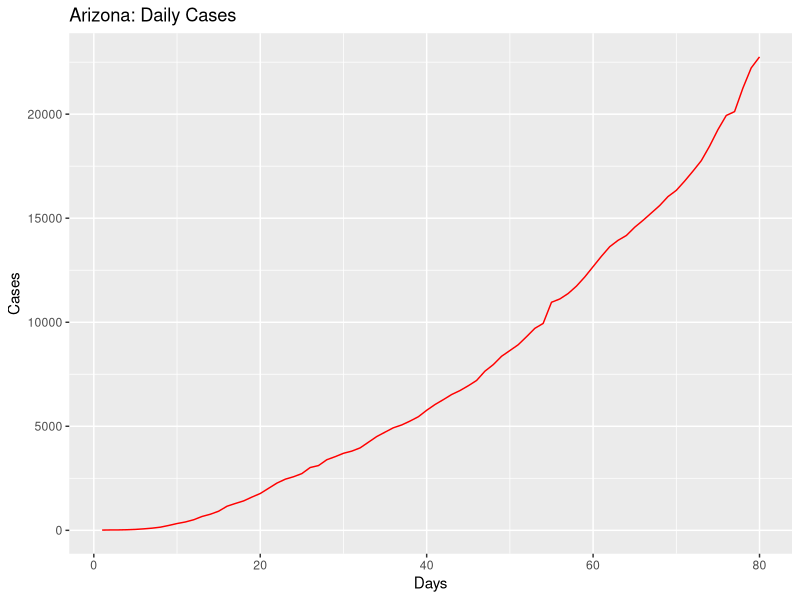
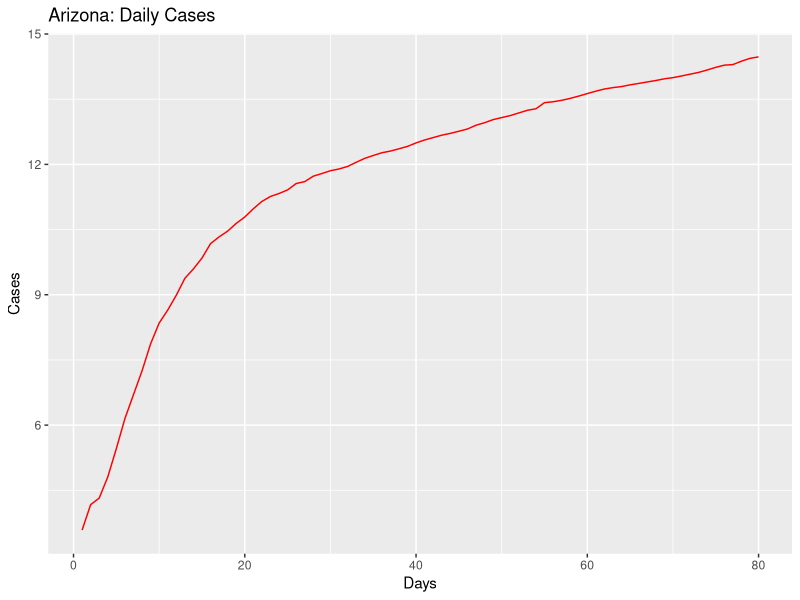
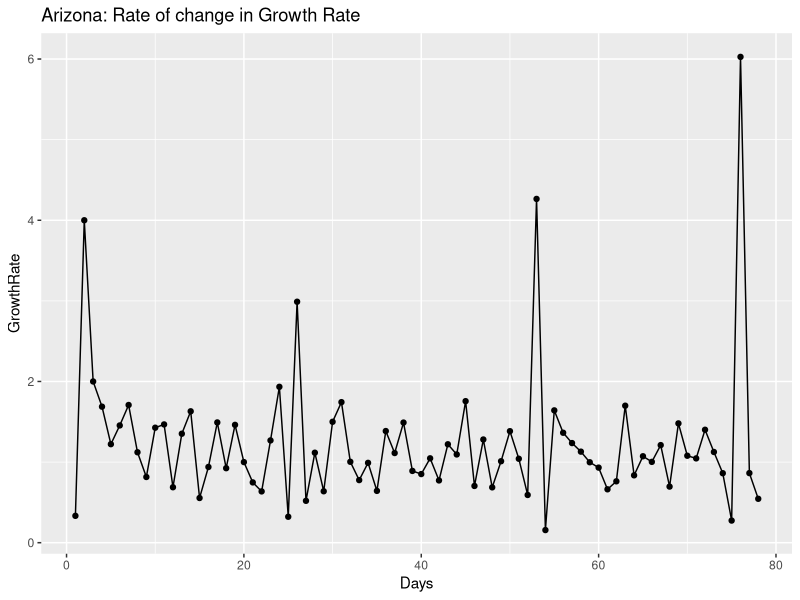
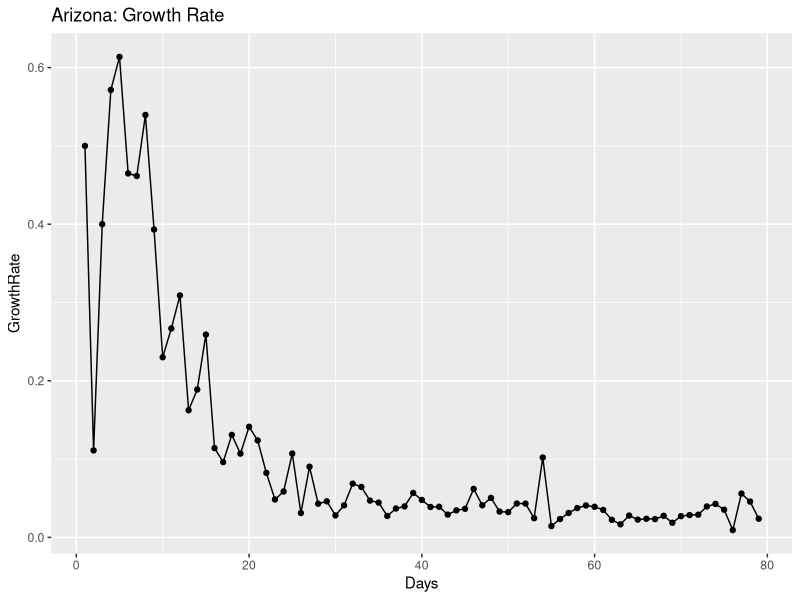
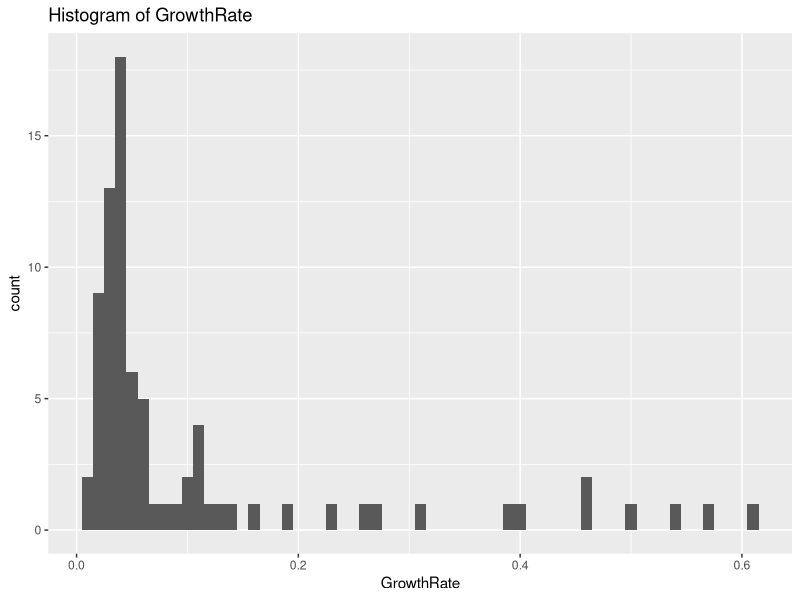
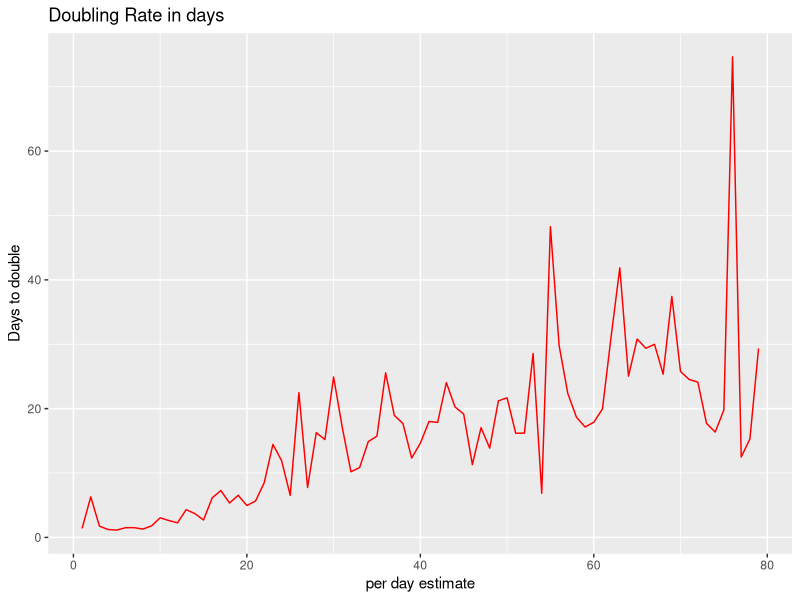
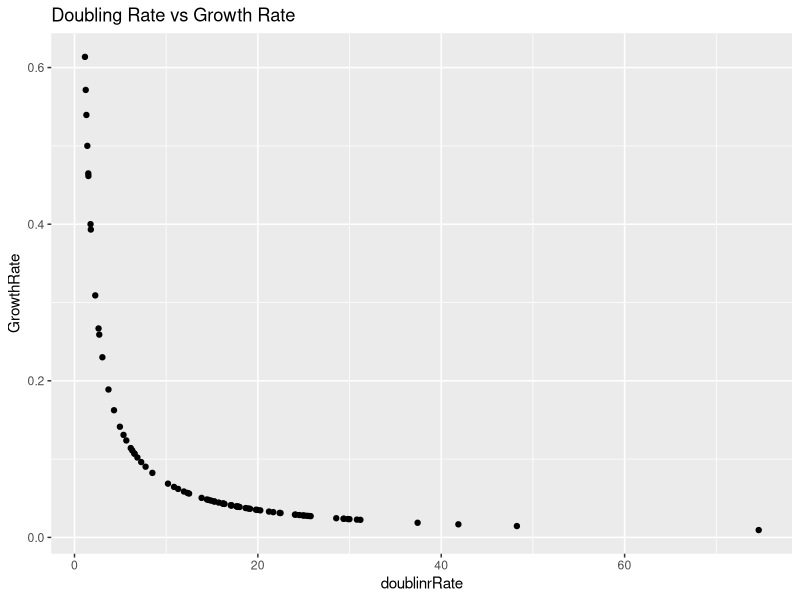
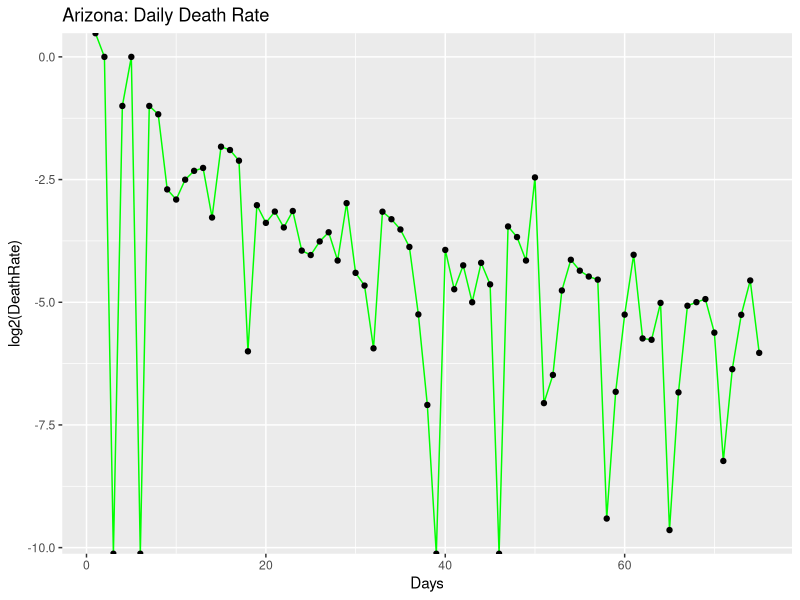

Source code (R) for these figures, in order:
## ---- chunk 1
knitr::opts_chunk$set(echo = TRUE)
## ---- chunk 2
library(ggplot2)
library(gridExtra)
library(dplyr)

coronaGrowth <- function(absoluteNumbers){
  growthfactor <- NULL
  absgrowth <- NULL
  for(i in 1:length(absoluteNumbers))
  {
    #print((absoluteNumbers[i]-absoluteNumbers[i+1]/absoluteNumbers[i+1])/absoluteNumbers[i+1])
    growthfactor[i] <- ((absoluteNumbers[i]-absoluteNumbers[i+1]))/(absoluteNumbers[i+1]-absoluteNumbers[i+2])  
    #growthfactor[i] <- ((absoluteNumbers[i]-absoluteNumbers[i+1]))/(absolutenumbers[i])
  }
  
  return (rev(growthfactor))
}

DailyGrowthRate <- function(absoluteNumbers)
{
  growthfactor <- NULL
  absgrowth <- NULL
  for(i in 1:length(absoluteNumbers))
  {
    #print((absoluteNumbers[i]-absoluteNumbers[i+1]/absoluteNumbers[i+1])/absoluteNumbers[i+1])
    growthfactor[i] <- ((absoluteNumbers[i]/absoluteNumbers[i+1]))-1 
    #growthfactor[i] <- ((absoluteNumbers[i]-absoluteNumbers[i+1]))/(absolutenumbers[i])
  }
  
  return (rev(growthfactor))  
}

DoublingRate <- function(absoluteNumbers)
{
  doublingrRate <- NULL
  cumsum <- NULL
  for(i in 1:length(absoluteNumbers))
  {
    
    doublingrRate[i] <- (70/(absoluteNumbers[i]*100))
    
  }
  return ((doublingrRate))  
}

#Calculate the mean and median growth rate:
MeanMediangrowthrate <- function(dataTrend1)
{
  MeanGRTrend <- NULL
  MedianGRTrend <- NULL
  
  for(i in 1:length(dataTrend1$GrowthRate))
  {
    MedianGRTrend[i] <- median(dataTrend1[1:i,"GrowthRate"])
    MeanGRTrend[i] <- mean(dataTrend1[1:i,"GrowthRate"])
  }
  
  dataTrend1$MedianGRT = MedianGRTrend
  dataTrend1$MeanGRT = MeanGRTrend
  
  return(dataTrend1)

}

#Calculate ratio of newdeaths/newcases
newDeathstonewCases <- function(absolutenumbers,totaldeaths)
{
  newCases <- NULL
  newDeaths <- NULL
  for(i in 1:length(absolutenumbers))
  {
    if(i == length(absolutenumbers))
    {
      print("reached the end")
    }else{
     newDeaths[i] = (totaldeaths[i]-totaldeaths[i+1])
     newCases[i] = (absolutenumbers[i]-absolutenumbers[i+1]) 
    }
  }
  

  days <- seq(2:length(absolutenumbers))
 return(data.frame( newDeaths = rev(newDeaths),newCases = rev(newCases),Days = days))
 
}

#Calculate ratio of deaths to totalCases
totalDeathstoCases <- function(absolutenumbers,totaldeaths)
{
  ratio <- NULL
  for(i in 1:length(absolutenumbers))
  {

     ratio[i] = (totaldeaths[i])/(absolutenumbers[i]) 
  }
  
  return(rev(ratio))
}
## ---- chunk 3
#Arizona

absolutenumbers <- c(22753,22223,21250,20123,19936,19255,18465,17763,17262,16783,16339,16039,15608,15252,14897,14566,14170,13937,13631,13169,12673,12176,11736,11380,11119,10960,9945,9707,9305,8919,8640,8364,7962,7648,7202,6948,6716,6526,6280,6045,5769,5459,5251,5064,4929,4719,4507,4234,3962,3806,3702,3539,3393,3112,3018,2726,2575,2456,2269,2019,1769,1598,1413,1289,1157,919,773,665,508,401,326,234,152,104,71,44,28,20,18,12)

totaldeaths <- c(996,981,941,917,906,903,885,857,831,807,800,799,775,761,747,704,686,680,679,651,623,594,562,542,536,532,450,426,395,362,362,348,330,320,304,293,275,275,273,266,249,229,208,187,184,177,169,150,142,131,122,115,108,97,89,80,73,65,64,52,41,32,29,24,20,17,15,13,9,6,6,3,2,2,1,0,0,0,0,0)

#America
#absolutenumbers <- c(101.7*1000,83.8*1000,65.8*1000,53.7*1000,43.8*1000,33.3*1000,25*1000,19*1000,13.7*1000,7.8*1000,6.4*1000,4.6*1000,3.5*1000,2.7*1000)
## ---- chunk 4
growthrate <- na.exclude(coronaGrowth(absolutenumbers))
days <- seq(1:length(growthrate))
dataTrend <- data.frame(GrowthRate = growthrate,Days = days)
print(dataTrend)
p1 <- ggplot(data=dataTrend, aes(x=Days, y=GrowthRate, group=1)) +ggtitle("Arizona: Rate of change in Growth Rate")+
  geom_line()+
  geom_point()

print(dataTrend)
#print(dataTrend1)




growthrate1 <- na.exclude(DailyGrowthRate(absolutenumbers))
doublingrate1 <- na.exclude(DoublingRate(growthrate1))
days1 <- seq(1:length(growthrate1))
dataTrend1 <- data.frame(GrowthRate = growthrate1,Days = days1,doublinrRate = doublingrate1)
print(dataTrend1)
multiplier <- tail(dataTrend1, n = 1)
pred_val <- (head(absolutenumbers, n = 1)*multiplier[,"GrowthRate"])+head(absolutenumbers, n = 1)

p2 <- ggplot(data=dataTrend1, aes(x=Days, y=GrowthRate, group=1)) +ggtitle("Arizona: Growth Rate")+
  geom_line()+
  geom_point()

days <- seq(1:length(absolutenumbers))
growthrate <- append(growthrate, c(1,1),after = 0)
dataOriginal <- data.frame(Cases = rev(absolutenumbers), Days = days)
p3<- ggplot() +geom_line(data=dataOriginal, aes(x=Days, y=Cases,),color = "Red")+labs(title="Arizona: Daily Cases", y="Cases", x="Days")

p3_log<- ggplot() +geom_line(data=dataOriginal, aes(x=Days, y=log2(Cases)),color = "Red")+labs(title="Arizona: Daily Cases", y="Cases", x="Days")+
  #geom_line(data=dataOriginal, aes(x=Days+1, y=Prediction),color = "Blue")
  geom_point()



# Analyze growth rate to get interval of values
summary(dataTrend1$GrowthRate)
dataTrend1%>%select("GrowthRate")%>%summarise(meanGR = mean(GrowthRate), medianGR = median(GrowthRate), sdGR = sd(GrowthRate))
p4 <- ggplot(data = dataTrend1, aes(x = GrowthRate))+ggtitle("Histogram of GrowthRate")+geom_histogram(binwidth = 0.01)


#Analyze the doubling rate
p5<- ggplot() +geom_line(data=dataTrend1, aes(x=Days, y=doublinrRate),color = "Red")+labs(title="Doubling Rate in days", y="Days to double", x ="per day estimate")+
  #geom_line(data=dataOriginal, aes(x=Days+1, y=Prediction),color = "Blue")
  geom_point()

#Scatter plor of Growthrate versus Doubling Rate
p6 <- ggplot()+geom_point(data = dataTrend1, aes(x = doublinrRate, y = GrowthRate))+labs(title = "Doubling Rate vs Growth Rate")

dataTrend1 <- MeanMediangrowthrate(dataTrend1 = dataTrend1)

#Median growth rate trend 
#Median growth rate trend 
p7 <- ggplot()+geom_line(data = dataTrend1, aes(x = Days, y = MedianGRT),color = "Blue")+labs(title = "Arizona Median(BLUE)VsMean(RED) Growth Rate")+geom_line(data=dataTrend1, aes(x=Days , y=MeanGRT),color = "Red")


deathrate1 <- na.exclude(DailyGrowthRate(totaldeaths))
doublingdeathrate1 <- na.exclude(DoublingRate(deathrate1))
days1 <- seq(1:length(deathrate1))
dataDeathTrend1 <- data.frame(DeathRate = deathrate1,Days = days1,doublinrRate = doublingdeathrate1)
#print(dataDeathTrend1)
#multiplier <- tail(totaldeaths, n = 1)
#pred_val <- (head(dataDeathTrend1, n = 1)*multiplier[,"DeathRate"])+head(dataDeathTrend1, n = 1)

p8 <- ggplot(data=dataDeathTrend1, aes(x=Days, y=log2(DeathRate), group=1)) +ggtitle("Arizona: Daily Death Rate")+
  geom_line(color = "Green")+
  geom_point()


rationewdeathtocases <- newDeathstonewCases(absolutenumbers,totaldeaths)

p9 <- ggplot(data=rationewdeathtocases, aes(x=Days, y=log2(newCases), group=1)) +ggtitle("Arizona:newCases(Orange)")+
  geom_line(color = "Orange")+geom_point()

totaldeathstocases <- totalDeathstoCases(absolutenumbers,totaldeaths)
days <- seq(1:length(absolutenumbers))
datatotaldeathstocasesTrend <- data.frame(ratio = totaldeathstocases,Days = days)
#Scatter plot of totalcases to totaldeaths
p10 <- ggplot(data=datatotaldeathstocasesTrend, aes(x=Days, y=ratio, group=1)) +ggtitle("Arizona: TotalDeaths/TotalCases")+
  geom_line(color = "Yellow")+
  geom_point()

#Confidence Interval for mean population GrowthRate:
meanGR = mean(dataTrend1$GrowthRate)
sdGR = sd(dataTrend1$GrowthRate)

uppperlimitGR= meanGR+sdGR
lowerlimitGR = meanGR-sdGR

#Predictions based on: Current Growth Rate, MeanGrowth Rate, Upper GrowthRate, Lower GrowthRate
pred_val_Current <- (head(absolutenumbers, n = 1)*multiplier[,"GrowthRate"])+head(absolutenumbers, n = 1)
pred_val_MeanGR <- (head(absolutenumbers, n = 1)*meanGR)+head(absolutenumbers, n = 1)
pred_val_upperGR <- (head(absolutenumbers, n = 1)*uppperlimitGR)+head(absolutenumbers, n = 1)
pred_val_lowerGR <- (head(absolutenumbers, n = 1)*lowerlimitGR)+head(absolutenumbers, n = 1)

print("Current GR:")
print(multiplier[,"GrowthRate"])
print(pred_val_Current)

print("Mean GR:")
print(meanGR)
print(pred_val_MeanGR)

print("Upperlimit GR:")
print(uppperlimitGR)
print(pred_val_upperGR)

print("Lowerlimit GR:")
print(lowerlimitGR)
print(pred_val_lowerGR)

#Doubling rate:-
DRCurrent <- round(70/(meanGR*100),digits = 0)
DRMedian <- round(70/(median(dataTrend1$GrowthRate)*100),digits = 0)
latestDRCurrent <- round(tail(dataTrend1$doublinrRate,n=1),digits = 0)

## ---- chunk 5
#grid.arrange(p3,p3_log,p1,p2,p4,p5,p6,nrow = 4, ncol = 2)
print(p3)
print(p3_log)
print(p1)
print(p2)
print(p4)
print(p5)
print(p6)
print(p8)
print(p9)
print(p10)
print(p7)
## ---- chunk 6
library(ggplot2)
library(gridExtra)
library(dplyr)

coronaGrowth <- function(absoluteNumbers){
  growthfactor <- NULL
  absgrowth <- NULL
  for(i in 1:length(absoluteNumbers))
  {
    #print((absoluteNumbers[i]-absoluteNumbers[i+1]/absoluteNumbers[i+1])/absoluteNumbers[i+1])
    growthfactor[i] <- ((absoluteNumbers[i]-absoluteNumbers[i+1]))/(absoluteNumbers[i+1]-absoluteNumbers[i+2])  
    #growthfactor[i] <- ((absoluteNumbers[i]-absoluteNumbers[i+1]))/(absolutenumbers[i])
  }
  
  return (rev(growthfactor))
}

DailyGrowthRate <- function(absoluteNumbers)
{
  growthfactor <- NULL
  absgrowth <- NULL
  for(i in 1:length(absoluteNumbers))
  {
    #print((absoluteNumbers[i]-absoluteNumbers[i+1]/absoluteNumbers[i+1])/absoluteNumbers[i+1])
    growthfactor[i] <- ((absoluteNumbers[i]/absoluteNumbers[i+1]))-1 
    #growthfactor[i] <- ((absoluteNumbers[i]-absoluteNumbers[i+1]))/(absolutenumbers[i])
  }
  
  return (rev(growthfactor))  
}

DoublingRate <- function(absoluteNumbers)
{
  doublingrRate <- NULL
  cumsum <- NULL
  for(i in 1:length(absoluteNumbers))
  {
    
    doublingrRate[i] <- (70/(absoluteNumbers[i]*100))
    
  }
  return ((doublingrRate))  
}

#Calculate the mean and median growth rate:
MeanMediangrowthrate <- function(dataTrend1)
{
  MeanGRTrend <- NULL
  MedianGRTrend <- NULL
  
  for(i in 1:length(dataTrend1$GrowthRate))
  {
    MedianGRTrend[i] <- median(dataTrend1[1:i,"GrowthRate"])
    MeanGRTrend[i] <- mean(dataTrend1[1:i,"GrowthRate"])
  }
  
  dataTrend1$MedianGRT = MedianGRTrend
  dataTrend1$MeanGRT = MeanGRTrend
  
  return(dataTrend1)

}

# #Calculate ratio of newdeaths/newcases
# newDeathstonewCases <- function(absolutenumbers,totaldeaths)
# {
#   ratio <- NULL
#   for(i in 1:length(absolutenumbers))
#   {
#     if(i == length(absolutenumbers))
#     {
#       print("reached the end")
#     }else{
#      ratio[i] = (totaldeaths[i]-totaldeaths[i+1])/(absolutenumbers[i]-absolutenumbers[i+1]) 
#     }
#   }
#   
#   return(rev(ratio))
# }

#Calculate ratio of newdeaths/newcases
newDeathstonewCases <- function(absolutenumbers,totaldeaths)
{
  newCases <- NULL
  newDeaths <- NULL
  for(i in 1:length(absolutenumbers))
  {
    if(i == length(absolutenumbers))
    {
      print("reached the end")
    }else{
     newDeaths[i] = (totaldeaths[i]-totaldeaths[i+1])
     newCases[i] = (absolutenumbers[i]-absolutenumbers[i+1]) 
    }
  }
  

  days <- seq(2:length(absolutenumbers))
 return(data.frame( newDeaths = rev(newDeaths),newCases = rev(newCases),Days = days))
 
}

#Calculate ratio of deaths to totalCases
totalDeathstoCases <- function(absolutenumbers,totaldeaths)
{
  ratio <- NULL
  for(i in 1:length(absolutenumbers))
  {

     ratio[i] = (totaldeaths[i])/(absolutenumbers[i]) 
  }
  
  return(rev(ratio))
}

## ---- chunk 7
#Arizona
#absolutenumbers <- c(773,665,508,401,326,234,152,104,71,44,28,20,18,12)

#America

absolutenumbers <- c(1924051,1901783,1881205,1859323,1837170,1816820,1793530,1768461,1745803,1725275,1686436,1666828,1645094,1618908,1592723,1570583,1550294,1527664,1507773,1484285,1451666,1419048,1406797,1376317,1367638,1347309,1321785,1277606,1252584,1237633,1201188,1188122,1160774,1131030,1094464,1048834,1035765,1002963,975.798*1000,945.249*1000,903.775*1000,876.156*1000,831.086*1000,804.759*1000,792.913*1000,762.896*1000,726.856*1000,686.431*1000,654.343*1000,622.412*1000,591.285*1000,573.138*1000,545.934*1000,521.623*1000,489.646*1000,454.615*1000,418.451*1000,386.571*1000,355.834*1000,327.871*1000,300.432*1000,265.506*1000,235.281*1000,205.035*1000,176.518*1000,145.369*1000,133.094*1000,123.578*1000,101.7*1000,83.8*1000,65.8*1000,53.7*1000,43.8*1000,33.3*1000,25*1000,19*1000,13.7*1000,7.8*1000,6.4*1000,4.6*1000,3.5*1000,2.7*1000)

totaldeaths <- c(110173,109142,108059,106925,106195,105557,104542,103330,102107,100572,99300,98683,97647,96292,94936,93533,91981,90978,90113,88507,86395,84243,83284,81157,80787,80037,78615,76052,73797,72271,69142,68598,67444,65753,63287,60495,59266,56387,54941,53243,50988,49648,46249,43995,42517,40495,38200,35578,33490,27549,24618,22930,21474,20057,18325,16691,14791,12851,10880,9622,8457,7127,6081,5107,4057,3143,2585,2222,1697,1296,1028,781,556,414,301,255,206,150,110,87,69,57,48,41,38,30,26,22,19,15,12,11,9,6,1,1)




## ---- chunk 8
growthrate <- na.exclude(coronaGrowth(absolutenumbers))
days <- seq(1:length(growthrate))
dataTrend <- data.frame(GrowthRate = growthrate,Days = days)
print(dataTrend)
p1 <- ggplot(data=dataTrend, aes(x=Days, y=GrowthRate, group=1)) +ggtitle("US: Rate of change in Growth Rate")+
  geom_line()+
  geom_point()

print(dataTrend)
#print(dataTrend1)




growthrate1 <- na.exclude(DailyGrowthRate(absolutenumbers))
doublingrate1 <- na.exclude(DoublingRate(growthrate1))
days1 <- seq(1:length(growthrate1))
dataTrend1 <- data.frame(GrowthRate = growthrate1,Days = days1,doublinrRate = doublingrate1)
print(dataTrend1)
multiplier <- tail(dataTrend1, n = 1)
pred_val <- (head(absolutenumbers, n = 1)*multiplier[,"GrowthRate"])+head(absolutenumbers, n = 1)

p2 <- ggplot(data=dataTrend1, aes(x=Days, y=GrowthRate, group=1)) +ggtitle("US: Growth Rate")+
  geom_line()+
  geom_point()

days <- seq(1:length(absolutenumbers))
growthrate <- append(growthrate, c(1,1),after = 0)
dataOriginal <- data.frame(Cases = rev(absolutenumbers), Days = days)
p3<- ggplot() +geom_line(data=dataOriginal, aes(x=Days, y=Cases,),color = "Red")+labs(title="US: Daily Cases", y="Cases", x="Days")

p3_log<- ggplot() +geom_line(data=dataOriginal, aes(x=Days, y=log2(Cases)),color = "Red")+labs(title="US: Daily Cases", y="Cases", x="Days")+
  #geom_line(data=dataOriginal, aes(x=Days+1, y=Prediction),color = "Blue")
  geom_point()



# Analyze growth rate to get interval of values
summary(dataTrend1$GrowthRate)
dataTrend1%>%select("GrowthRate")%>%summarise(meanGR = mean(GrowthRate), medianGR = median(GrowthRate), sdGR = sd(GrowthRate))
p4 <- ggplot(data = dataTrend1, aes(x = GrowthRate))+ggtitle("Histogram of GrowthRate")+geom_histogram(binwidth = 0.01)


#Analyze the doubling rate
p5<- ggplot() +geom_line(data=dataTrend1, aes(x=Days, y=doublinrRate),color = "Red")+labs(title="Doubling Rate in days", y="Days to double", x ="per day estimate")+
  #geom_line(data=dataOriginal, aes(x=Days+1, y=Prediction),color = "Blue")
  geom_point()

#Scatter plor of Growthrate versus Doubling Rate
p6 <- ggplot()+geom_point(data = dataTrend1, aes(x = doublinrRate, y = GrowthRate))+labs(title = "Doubling Rate vs Growth Rate")

dataTrend1 <- MeanMediangrowthrate(dataTrend1 = dataTrend1)


#Median growth rate trend 
#Median growth rate trend 
p7 <- ggplot()+geom_line(data = dataTrend1, aes(x = Days, y = MedianGRT),color = "Blue")+labs(title = "US Median(BLUE)VsMean(RED) Growth Rate")+geom_line(data=dataTrend1, aes(x=Days , y=MeanGRT),color = "Red")

deathrate1 <- na.exclude(DailyGrowthRate(totaldeaths))
doublingdeathrate1 <- na.exclude(DoublingRate(deathrate1))
days1 <- seq(1:length(deathrate1))
dataDeathTrend1 <- data.frame(DeathRate = deathrate1,Days = days1,doublinrRate = doublingdeathrate1)
#print(dataDeathTrend1)
#multiplier <- tail(totaldeaths, n = 1)
#pred_val <- (head(dataDeathTrend1, n = 1)*multiplier[,"DeathRate"])+head(dataDeathTrend1, n = 1)

p8 <- ggplot(data=dataDeathTrend1, aes(x=Days, y=log2(DeathRate), group=1)) +ggtitle("US: Daily Death Rate")+
  geom_line(color = "Green")+
  geom_point()

rationewdeathtocases <- newDeathstonewCases(absolutenumbers,totaldeaths)

p9 <- ggplot(data=rationewdeathtocases, aes(x=Days, y=log2(newCases), group=1)) +ggtitle("US:newCases(Orange)")+
  geom_line(color = "Orange")+geom_point()
totaldeathstocases <- totalDeathstoCases(absolutenumbers,totaldeaths)
days <- seq(1:length(absolutenumbers))
datatotaldeathstocasesTrend <- data.frame(ratio = totaldeathstocases,Days = days)
#Scatter plot of totalcases to totaldeaths
p10 <- ggplot(data=datatotaldeathstocasesTrend, aes(x=Days, y=ratio, group=1)) +ggtitle("US: TotalDeaths/TotalCases")+
  geom_line(color = "Yellow")+
  geom_point()
#Confidence Interval for mean population GrowthRate:
meanGR = mean(dataTrend1$GrowthRate)
sdGR = sd(dataTrend1$GrowthRate)

uppperlimitGR= meanGR+sdGR
lowerlimitGR = meanGR-sdGR

#Predictions based on: Current Growth Rate, MeanGrowth Rate, Upper GrowthRate, Lower GrowthRate
pred_val_Current <- (head(absolutenumbers, n = 1)*multiplier[,"GrowthRate"])+head(absolutenumbers, n = 1)
pred_val_MeanGR <- (head(absolutenumbers, n = 1)*meanGR)+head(absolutenumbers, n = 1)
pred_val_upperGR <- (head(absolutenumbers, n = 1)*uppperlimitGR)+head(absolutenumbers, n = 1)
pred_val_lowerGR <- (head(absolutenumbers, n = 1)*lowerlimitGR)+head(absolutenumbers, n = 1)

print("Current GR:")
print(multiplier[,"GrowthRate"])
print(pred_val_Current)

print("Mean GR:")
print(meanGR)
print(pred_val_MeanGR)

print("Upperlimit GR:")
print(uppperlimitGR)
print(pred_val_upperGR)

print("Lowerlimit GR:")
print(lowerlimitGR)
print(pred_val_lowerGR)

#Doubling rate:-
DRCurrent <- round(70/(meanGR*100),digits = 0)
DRMedian <- round(70/(median(dataTrend1$GrowthRate)*100),digits = 0)
latestDRCurrent <- round(tail(dataTrend1$doublinrRate,n=1),digits = 0)

## ---- chunk 9
#grid.arrange(p3,p3_log,p1,p2,p4,p5,p6,nrow = 4, ncol = 2)
print(p3)
print(p3_log)
print(p1)
print(p2)
print(p4)
print(p5)
print(p6)
print(p8)
print(p9)
print(p10)
print(p7)
## ---- chunk 10
library(ggplot2)
library(gridExtra)
library(dplyr)

coronaGrowth <- function(absoluteNumbers){
  growthfactor <- NULL
  absgrowth <- NULL
  for(i in 1:length(absoluteNumbers))
  {
    #print((absoluteNumbers[i]-absoluteNumbers[i+1]/absoluteNumbers[i+1])/absoluteNumbers[i+1])
    growthfactor[i] <- ((absoluteNumbers[i]-absoluteNumbers[i+1]))/(absoluteNumbers[i+1]-absoluteNumbers[i+2])  
    #growthfactor[i] <- ((absoluteNumbers[i]-absoluteNumbers[i+1]))/(absolutenumbers[i])
  }
  
  return (rev(growthfactor))
}

DailyGrowthRate <- function(absoluteNumbers)
{
  growthfactor <- NULL
  absgrowth <- NULL
  for(i in 1:length(absoluteNumbers))
  {
    #print((absoluteNumbers[i]-absoluteNumbers[i+1]/absoluteNumbers[i+1])/absoluteNumbers[i+1])
    growthfactor[i] <- ((absoluteNumbers[i]/absoluteNumbers[i+1]))-1 
    #growthfactor[i] <- ((absoluteNumbers[i]-absoluteNumbers[i+1]))/(absolutenumbers[i])
  }
  
  return (rev(growthfactor))  
}

DoublingRate <- function(absoluteNumbers)
{
  doublingrRate <- NULL
  cumsum <- NULL
  for(i in 1:length(absoluteNumbers))
  {
    
    doublingrRate[i] <- (70/(absoluteNumbers[i]*100))
    
  }
  return ((doublingrRate))  
}

#Calculate the mean and median growth rate:
MeanMediangrowthrate <- function(dataTrend1)
{
  MeanGRTrend <- NULL
  MedianGRTrend <- NULL
  
  for(i in 1:length(dataTrend1$GrowthRate))
  {
    MedianGRTrend[i] <- median(dataTrend1[1:i,"GrowthRate"])
    MeanGRTrend[i] <- mean(dataTrend1[1:i,"GrowthRate"])
  }
  
  dataTrend1$MedianGRT = MedianGRTrend
  dataTrend1$MeanGRT = MeanGRTrend
  
  return(dataTrend1)

}

#Calculate ratio of newdeaths/newcases
# newDeathstonewCases <- function(absolutenumbers,totaldeaths)
# {
#   ratio <- NULL
#   for(i in 1:length(absolutenumbers))
#   {
#     if(i == length(absolutenumbers))
#     {
#       print("reached the end")
#     }else{
#      ratio[i] = (totaldeaths[i]-totaldeaths[i+1])/(absolutenumbers[i]-absolutenumbers[i+1]) 
#     }
#   }
#   
#   return(rev(ratio))
# }

#Calculate ratio of newdeaths/newcases
newDeathstonewCases <- function(absolutenumbers,totaldeaths)
{
  newCases <- NULL
  newDeaths <- NULL
  for(i in 1:length(absolutenumbers))
  {
    if(i == length(absolutenumbers))
    {
      print("reached the end")
    }else{
     newDeaths[i] = (totaldeaths[i]-totaldeaths[i+1])
     newCases[i] = (absolutenumbers[i]-absolutenumbers[i+1]) 
    }
  }
  

  days <- seq(2:length(absolutenumbers))
 return(data.frame( newDeaths = rev(newDeaths),newCases = rev(newCases),Days = days))
 
}

#Calculate ratio of deaths to totalCases
totalDeathstoCases <- function(absolutenumbers,totaldeaths)
{
  ratio <- NULL
  for(i in 1:length(absolutenumbers))
  {

     ratio[i] = (totaldeaths[i])/(absolutenumbers[i]) 
  }
  
  return(rev(ratio))
}
## ---- chunk 11
#Arizona
#absolutenumbers <- c(773,665,508,401,326,234,152,104,71,44,28,20,18,12)

#America
absolutenumbers <- c(226713,216824,207191,198370,190609,181827,173491,165386,158086,150793,138536,131423,124794,118411,112028,106475,103935,95698,90648,85784,81920,78055,74243,70765,67161,62808,59695,56325,52987,49400,44870,42505,39699,37257,34862,31787,31324,29451,26917,24942,24434,21797,20471,18985,18601,14792,13835,12759,12320,10941,9635,9166,8339,7598,6653,5749,5311,4778,3588,3082,2567,2341,1637,1397,1251,1071,1024,987,887,727,657,536,499,396,332,249,194,169,143,129,114,100,82,74,62,62,47,40,34,31,30,29,7,6,3,3,3,3,3,3,3,3,3,3,3,3,3,3,3)

totaldeaths <- c(6363,6088,5829,5608,5408,5185,4980,4711,4534,4344,4024,3868,3726,3580,3434,3302,3216,3025,3871,2753,2652,2551,2415,2294,2212,2101,1985,1889,1785,1693,1452,1391,1323,1223,1154,1008,1008,939,826,780,780,686,652,603,592,488,452,423,405,368,331,325,288,246,227,178,160,136,118,99,86,72,58,35,27,24,20,20,12,10,10,7,5,5,4,3,3,2,2,2,2,1,0,0,0,0,0,0,0,0,0,0,0,0,0,0,0,0,0,0,0,0,0,0,0,0,0,0,0)
## ---- chunk 12
growthrate <- na.exclude(coronaGrowth(absolutenumbers))
days <- seq(1:length(growthrate))
dataTrend <- data.frame(GrowthRate = growthrate,Days = days)
print(dataTrend)
p1 <- ggplot(data=dataTrend, aes(x=Days, y=GrowthRate, group=1)) +ggtitle("US: Rate of change in Growth Rate")+
  geom_line()+
  geom_point()

print(dataTrend)
#print(dataTrend1)




growthrate1 <- na.exclude(DailyGrowthRate(absolutenumbers))
doublingrate1 <- na.exclude(DoublingRate(growthrate1))
days1 <- seq(1:length(growthrate1))
dataTrend1 <- data.frame(GrowthRate = growthrate1,Days = days1,doublinrRate = doublingrate1)
print(dataTrend1)
multiplier <- tail(dataTrend1, n = 1)
pred_val <- (head(absolutenumbers, n = 1)*multiplier[,"GrowthRate"])+head(absolutenumbers, n = 1)

p2 <- ggplot(data=dataTrend1, aes(x=Days, y=GrowthRate, group=1)) +ggtitle("India: Growth Rate")+
  geom_line()+
  geom_point()

days <- seq(1:length(absolutenumbers))
growthrate <- append(growthrate, c(1,1),after = 0)
dataOriginal <- data.frame(Cases = rev(absolutenumbers), Days = days)
p3<- ggplot() +geom_line(data=dataOriginal, aes(x=Days, y=Cases,),color = "Red")+labs(title="India: Daily Cases", y="Cases", x="Days")

p3_log<- ggplot() +geom_line(data=dataOriginal, aes(x=Days, y=log2(Cases)),color = "Red")+labs(title="India: Daily Cases", y="Cases", x="Days")+
  #geom_line(data=dataOriginal, aes(x=Days+1, y=Prediction),color = "Blue")
  geom_point()



# Analyze growth rate to get interval of values
summary(dataTrend1$GrowthRate)
dataTrend1%>%select("GrowthRate")%>%summarise(meanGR = mean(GrowthRate), medianGR = median(GrowthRate), sdGR = sd(GrowthRate))
p4 <- ggplot(data = dataTrend1, aes(x = GrowthRate))+ggtitle("Histogram of GrowthRate")+geom_histogram(binwidth = 0.01)


#Analyze the doubling rate
p5<- ggplot() +geom_line(data=dataTrend1, aes(x=Days, y=doublinrRate),color = "Red")+labs(title="Doubling Rate in days", y="Days to double", x ="per day estimate")+
  #geom_line(data=dataOriginal, aes(x=Days+1, y=Prediction),color = "Blue")
  geom_point()

#Scatter plor of Growthrate versus Doubling Rate
p6 <- ggplot()+geom_point(data = dataTrend1, aes(x = doublinrRate, y = GrowthRate))+labs(title = "Doubling Rate vs Growth Rate")

dataTrend1 <- MeanMediangrowthrate(dataTrend1 = dataTrend1)


#Median growth rate trend 
p7 <- ggplot()+geom_line(data = dataTrend1, aes(x = Days, y = MedianGRT),color = "Blue")+labs(title = "India Median(BLUE)VsMean(RED) Growth Rate")+geom_line(data=dataTrend1, aes(x=Days , y=MeanGRT),color = "Red")

deathrate1 <- na.exclude(DailyGrowthRate(totaldeaths))
doublingdeathrate1 <- na.exclude(DoublingRate(deathrate1))
days1 <- seq(1:length(deathrate1))
dataDeathTrend1 <- data.frame(DeathRate = deathrate1,Days = days1,doublinrRate = doublingdeathrate1)
#print(dataDeathTrend1)
#multiplier <- tail(totaldeaths, n = 1)
#pred_val <- (head(dataDeathTrend1, n = 1)*multiplier[,"DeathRate"])+head(dataDeathTrend1, n = 1)

p8 <- ggplot(data=dataDeathTrend1, aes(x=Days, y=log2(DeathRate), group=1)) +ggtitle("India: Daily Death Rate")+
  geom_line(color = "Green")+
  geom_point()

rationewdeathtocases <- newDeathstonewCases(absolutenumbers,totaldeaths)

p9 <- ggplot(data=rationewdeathtocases, aes(x=Days, y=log2(newCases), group=1)) +ggtitle("India:newCases(Orange)")+
  geom_line(color = "Orange")+geom_point()

totaldeathstocases <- totalDeathstoCases(absolutenumbers,totaldeaths)
days <- seq(1:length(absolutenumbers))
datatotaldeathstocasesTrend <- data.frame(ratio = totaldeathstocases,Days = days)
#Scatter plot of totalcases to totaldeaths
p10 <- ggplot(data=datatotaldeathstocasesTrend, aes(x=Days, y=ratio, group=1)) +ggtitle("India: TotalDeaths/TotalCases")+
  geom_line(color = "Yellow")+
  geom_point()

#Confidence Interval for mean population GrowthRate:
meanGR = mean(dataTrend1$GrowthRate)
sdGR = sd(dataTrend1$GrowthRate)

uppperlimitGR= meanGR+sdGR
lowerlimitGR = meanGR-sdGR

#Predictions based on: Current Growth Rate, MeanGrowth Rate, Upper GrowthRate, Lower GrowthRate
pred_val_Current <- (head(absolutenumbers, n = 1)*multiplier[,"GrowthRate"])+head(absolutenumbers, n = 1)
pred_val_MeanGR <- (head(absolutenumbers, n = 1)*meanGR)+head(absolutenumbers, n = 1)
pred_val_upperGR <- (head(absolutenumbers, n = 1)*uppperlimitGR)+head(absolutenumbers, n = 1)
pred_val_lowerGR <- (head(absolutenumbers, n = 1)*lowerlimitGR)+head(absolutenumbers, n = 1)

print("Current GR:")
print(multiplier[,"GrowthRate"])
print(pred_val_Current)

print("Mean GR:")
print(meanGR)
print(pred_val_MeanGR)

print("Upperlimit GR:")
print(uppperlimitGR)
print(pred_val_upperGR)

print("Lowerlimit GR:")
print(lowerlimitGR)
print(pred_val_lowerGR)

#Doubling rate:-
DRCurrent <- round(70/(meanGR*100),digits = 0)
DRMedian <- round(70/(median(dataTrend1$GrowthRate)*100),digits = 0)
latestDRCurrent <- round(tail(dataTrend1$doublinrRate,n=1),digits = 0)

## ---- chunk 13
#grid.arrange(p3,p3_log,p1,p2,p4,p5,p6,nrow = 4, ncol = 2)
print(p3)
print(p3_log)
print(p1)
print(p2)
print(p4)
print(p5)
print(p6)
print(p8)
print(p9)
print(p10)
print(p7)
